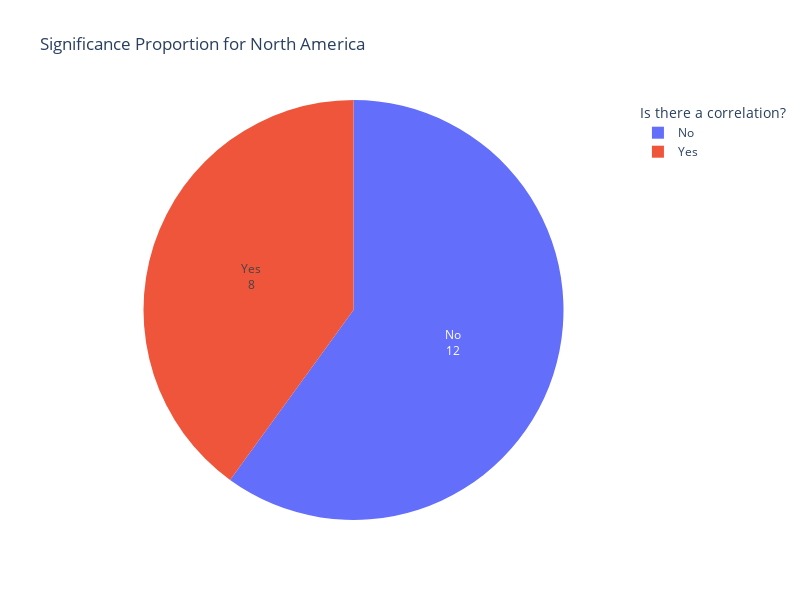
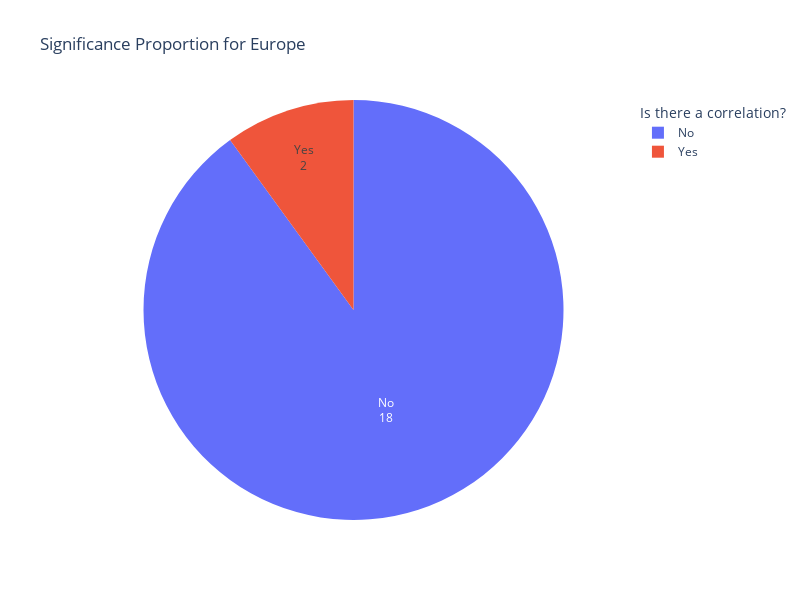
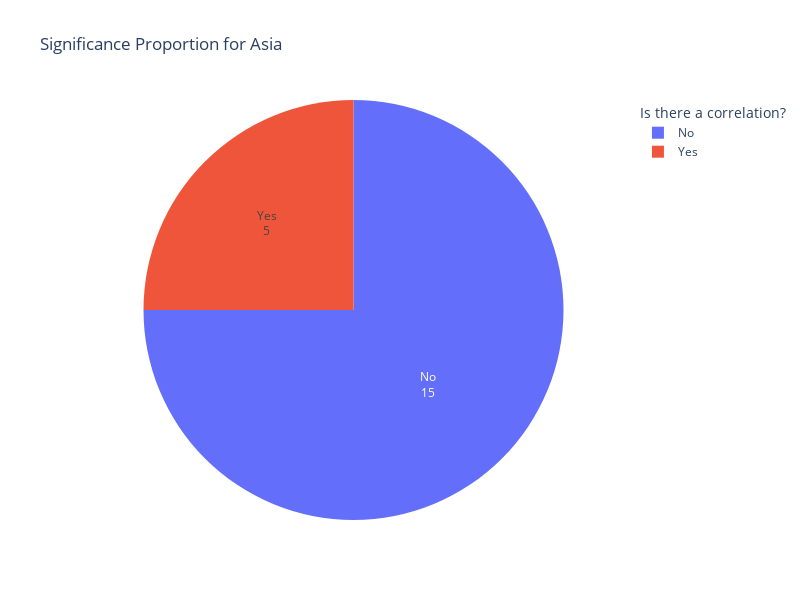

Write notebook code for charts like these, in order.
### Code cell
import plotly.express as px

def plot_significance_pie_charts(results_df):
    """ 
    Cette fonction a pour but  de créer des graphiques en camembert pour chaque continent afin de visualiser la proportion de corrélations significatives
    sur les 2 années étudiées

    results_df : Le Dataframe contenant les résultats des corrélations
    
    """
    results_df = results_df.copy()
    results_df['significant'] = results_df['significant'].map({True: 'Yes', False: 'No'})
    significance_counts = results_df.groupby(['continent', 'significant']).size().reset_index(name='count')
    
    for continent in results_df['continent'].unique():
        continent_data = significance_counts[significance_counts['continent'] == continent]
        fig = px.pie(
            continent_data, 
            names='significant', 
            values='count', 
            title=f'Significance Proportion for {continent}',
            labels={'significant': 'Significant', 'count': 'Count'}
        )

        fig.update_traces(textinfo='label+value')
        fig.update_layout(width=800, height=600, legend_title_text='Is there a correlation?')
        fig.show()
plot_significance_pie_charts(df_corr_global)

### Figure 1 — Plotly figure (JSON) as saved in the notebook; plotly's stock layout.template omitted (floating-point values rounded to 4 significant figures)
{"data": [{"domain": {"x": [0, 1], "y": [0, 1]}, "hovertemplate": "Significant=%{label}<br>Count=%{value}<extra></extra>", "labels": ["No", "Yes"], "legendgroup": "", "name": "", "showlegend": true, "textinfo": "label+value", "type": "pie", "values": [12, 8]}], "layout": {"height": 600, "legend": {"title": {"text": "Is there a correlation?"}, "tracegroupgap": 0}, "title": {"text": "Significance Proportion for North America"}, "width": 800}}

### Figure 2 — Plotly figure (JSON) as saved in the notebook; plotly's stock layout.template omitted (floating-point values rounded to 4 significant figures)
{"data": [{"domain": {"x": [0, 1], "y": [0, 1]}, "hovertemplate": "Significant=%{label}<br>Count=%{value}<extra></extra>", "labels": ["No", "Yes"], "legendgroup": "", "name": "", "showlegend": true, "textinfo": "label+value", "type": "pie", "values": [18, 2]}], "layout": {"height": 600, "legend": {"title": {"text": "Is there a correlation?"}, "tracegroupgap": 0}, "title": {"text": "Significance Proportion for Europe"}, "width": 800}}

### Figure 3 — Plotly figure (JSON) as saved in the notebook; plotly's stock layout.template omitted (floating-point values rounded to 4 significant figures)
{"data": [{"domain": {"x": [0, 1], "y": [0, 1]}, "hovertemplate": "Significant=%{label}<br>Count=%{value}<extra></extra>", "labels": ["No", "Yes"], "legendgroup": "", "name": "", "showlegend": true, "textinfo": "label+value", "type": "pie", "values": [15, 5]}], "layout": {"height": 600, "legend": {"title": {"text": "Is there a correlation?"}, "tracegroupgap": 0}, "title": {"text": "Significance Proportion for Asia"}, "width": 800}}
